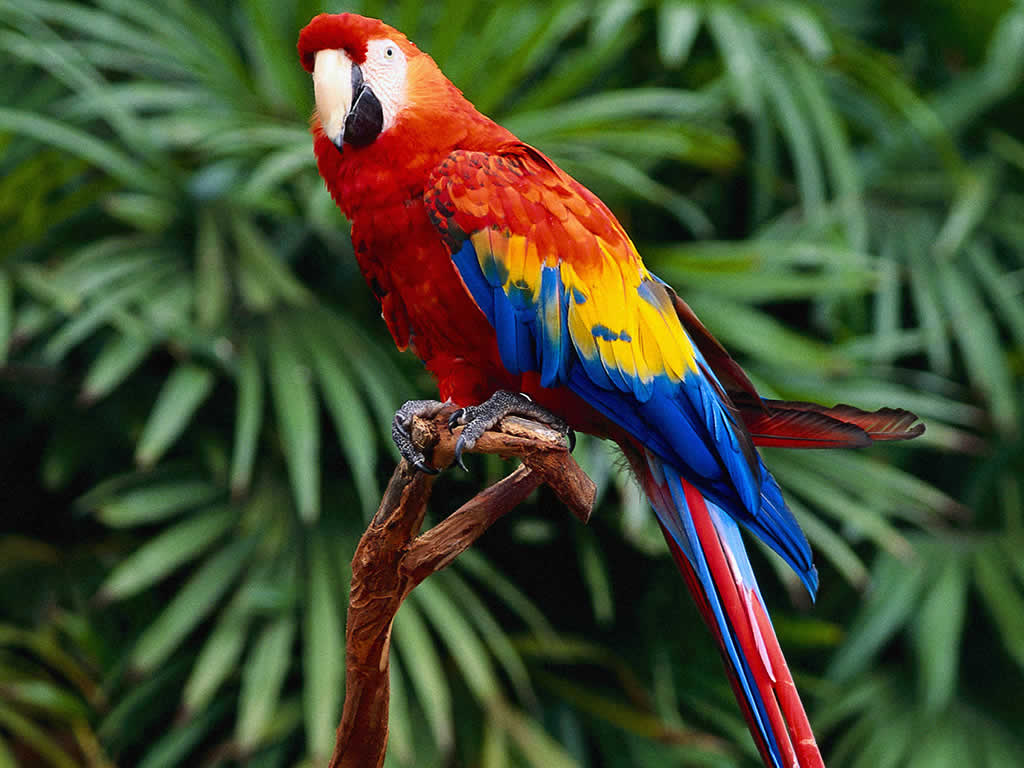
#> input picture codigos/papagaio.jpg, 1024 x 768 px
$ python limiarizacao.py
#> lines starting #> are read from the running program, lines starting #| are printed output that depends on the picture; after the words box and inside, x2 and y2 are one past the last pixel; in counts of white or black regions, pixels touching at a corner belong together
import numpy as np
import cv2 as cv
from matplotlib import pyplot as plt

img = cv.imread("papagaio.jpg")
#> img is the input picture: shape (768, 1024, 3); mean B, G, R 48.2, 76, 66.3
#tamanho da imagem
h,w = img.shape[:2]
#> h = 768; w = 1024
cv.imshow("Img Original", img)

limiar = 110

imgCinza = np.zeros((h,w), np.uint8)

imgCinza = (img[..., 0]*0.1 + img[..., 1] * 0.65 + img[..., 2] * 0.25).astype('uint8')
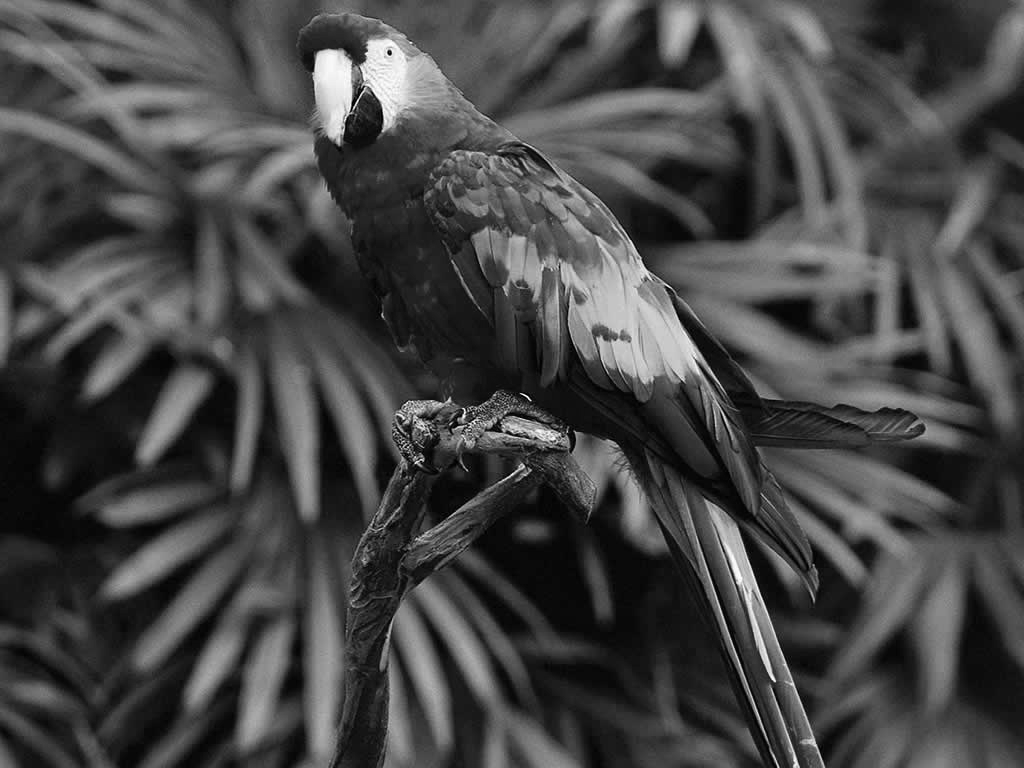
#> imgCinza: shape (768, 1024); min 0, max 254, mean 70.4
cv.imshow("Imagem Cinza", imgCinza)

hist = cv.calcHist([imgCinza],[0], None, [256],[0,256])
#> hist = 256 values, max 11124 at index 10, min 0 at index 255, mean 3072

max = np.argmax(hist)
#> max = 10
print(max)
#| 10

'''
cv.imshow("Binarizacao opencv", res)

for i in range(h):
    for j in range(w):
        if img[i,j,2] >= limiar:
            binaria[i,j] = 255
        if img[i,j,1] >= limiar2:
            binaria[i,j] = 255
'''
th,res = cv.threshold(img[...,1],220,255,cv.THRESH_BINARY)
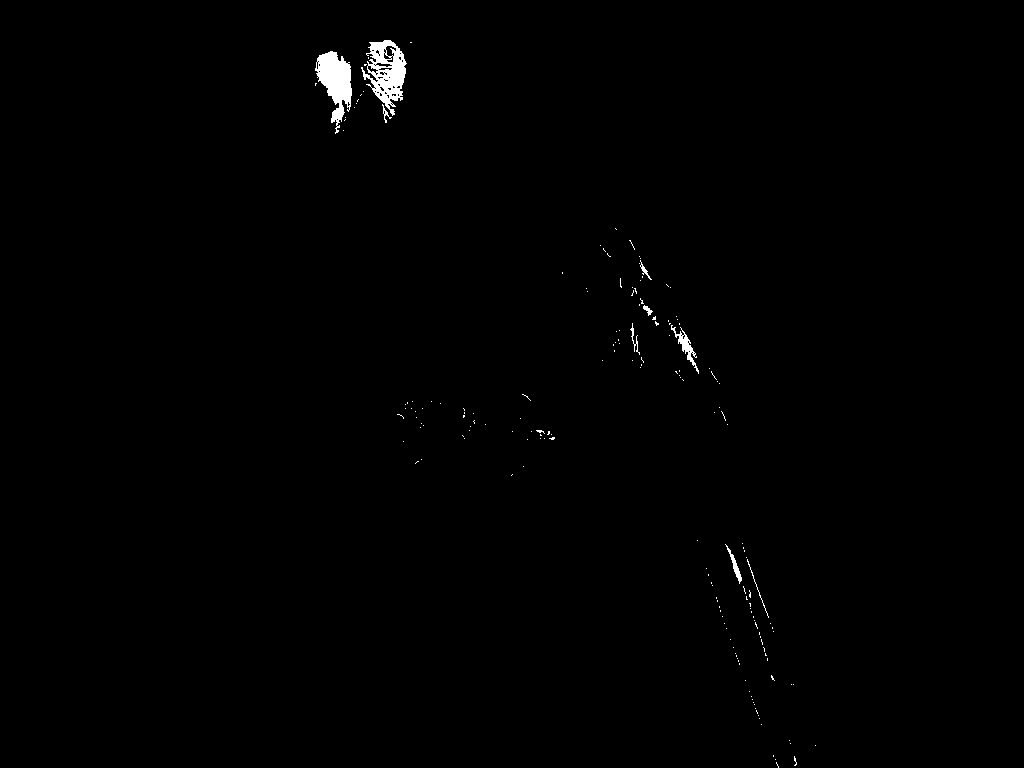
#> res: shape (768, 1024); 0.56% white; 178 white regions (169 under 20 px), largest, box (x1, y1, x2, y2) and area: (361, 40, 407, 116) 1676, (315, 51, 352, 134) 1557, (671, 325, 699, 374) 298
cv.imshow("Limiarizado", res)
plt.plot(hist,color = 'r')
plt.xlim([0,255])
plt.show()
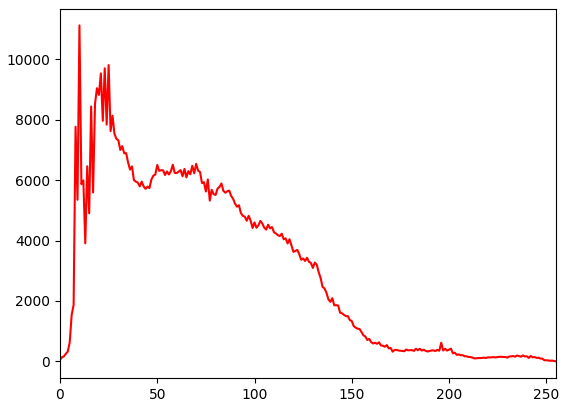
#> figure drawn by matplotlib, 1 panel; curve peaks at x = 10, y = 11124
cv.waitKey(0)
